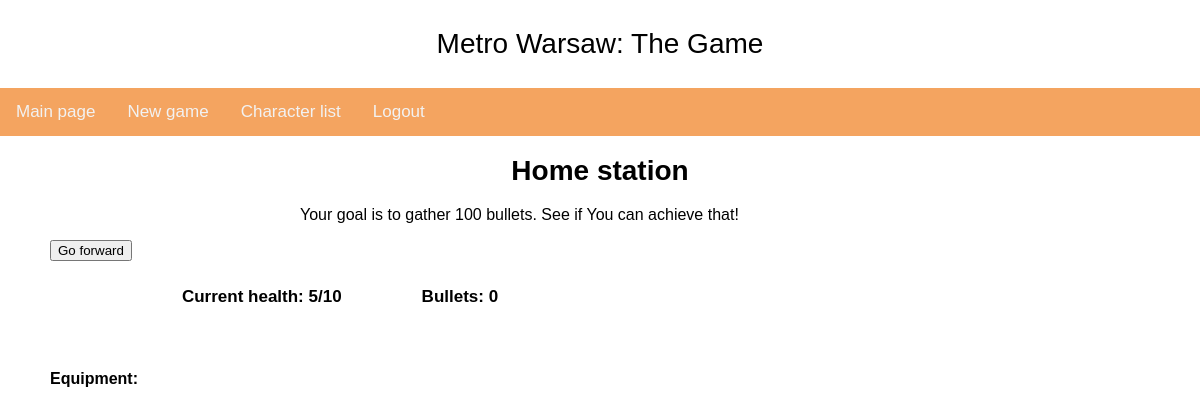
Screenshot of /metro_app/game/2/ (signed in) with the database file from the repository.
### metro_app/models.py (models this page shows, shortened)
class Location(models.Model):
    name = models.CharField(max_length=64)
    threat_level = models.SmallIntegerField()
    faction = models.ForeignKey(Faction, null=True, blank=True, on_delete=models.SET_NULL)
    event = models.ForeignKey(Event, null=True, blank=True, on_delete=models.SET_NULL)
    def __str__(self):
        return self.name

class Character(models.Model):
    name = models.CharField(max_length=32)
    bullets = models.IntegerField(default=0)
    health = models.SmallIntegerField(default=10)
    user = models.ForeignKey(User, on_delete=models.CASCADE)
    save_date = models.DateTimeField(auto_now_add=True)
    equipment = models.ManyToManyField(Equipment, through='CharacterEquipment')
    location = models.ForeignKey(Location, default=1, on_delete=models.SET_DEFAULT)

### metro_app/views.py (the view, shortened to what this page needs)
# urls.py: path('game/<int:id>/', views.GameView.as_view(), name='game'),
class GameView(UserPassesTestMixin, LoginRequiredMixin, View):
    def test_func(self):
        character = Character.objects.get(pk=self.kwargs['id'])
        return character.user_id == self.request.user.id
    def get(self, request, id):
        character = Character.objects.get(pk=id)
        location = Location.objects.get(pk=character.location_id)
        faction = location.faction
        equipment = CharacterEquipment.objects.filter(character_id=character.id)
        return render(request, 'metro_app/next_level.html',
                      {'character': character, 'location': location, 'faction': faction, 'equipment': equipment})

### templates/metro_app/next_level.html (shortened to what this page needs)
{% extends 'metro_app/game_base.html' %}
{% block block_1 %}
    <div>
        {% if location.id is 1 %}
            <h1 class="title">{{ location }}</h1>
            <p class="description">Your goal is to gather 100 bullets. See if You can achieve that!</p>
        {% endif %}
        <p>
        <p>
        <p>
        <form method="post" class="form">
            <button onclick=window.location.href='{% url 'game' character.id %}'>Go forward</button>
        </form>
    </div>
    <div class="botnav">
        <p><b>Current health: {{ character.health }}/10</b></p>
        <p><b>Bullets: {{ character.bullets }}</b></p>
    </div>
    <div class="list">
        <p><b>Equipment:</b>
    </div>
{% endblock %}

### metro_app/static/css/base.css (style rules this page uses)
body { margin: 0; font-family: Arial, Helvetica, sans-serif; }
.title { text-align: center; font-size: 28px; }
.description { min-width: 600px; max-width: 600px; text-align: justify; margin: 0 auto; }
.form { margin-left: 50px; float: left; }
.list { margin-left: 50px; }
.botnav { overflow: hidden; }
.botnav p { float: left; text-align: center; margin-left: 20px; padding: 30px; text-decoration: none; font-size: 17px; }

### rows the page displays
Location: name "Home station"
Character: health "5", bullets "0"
